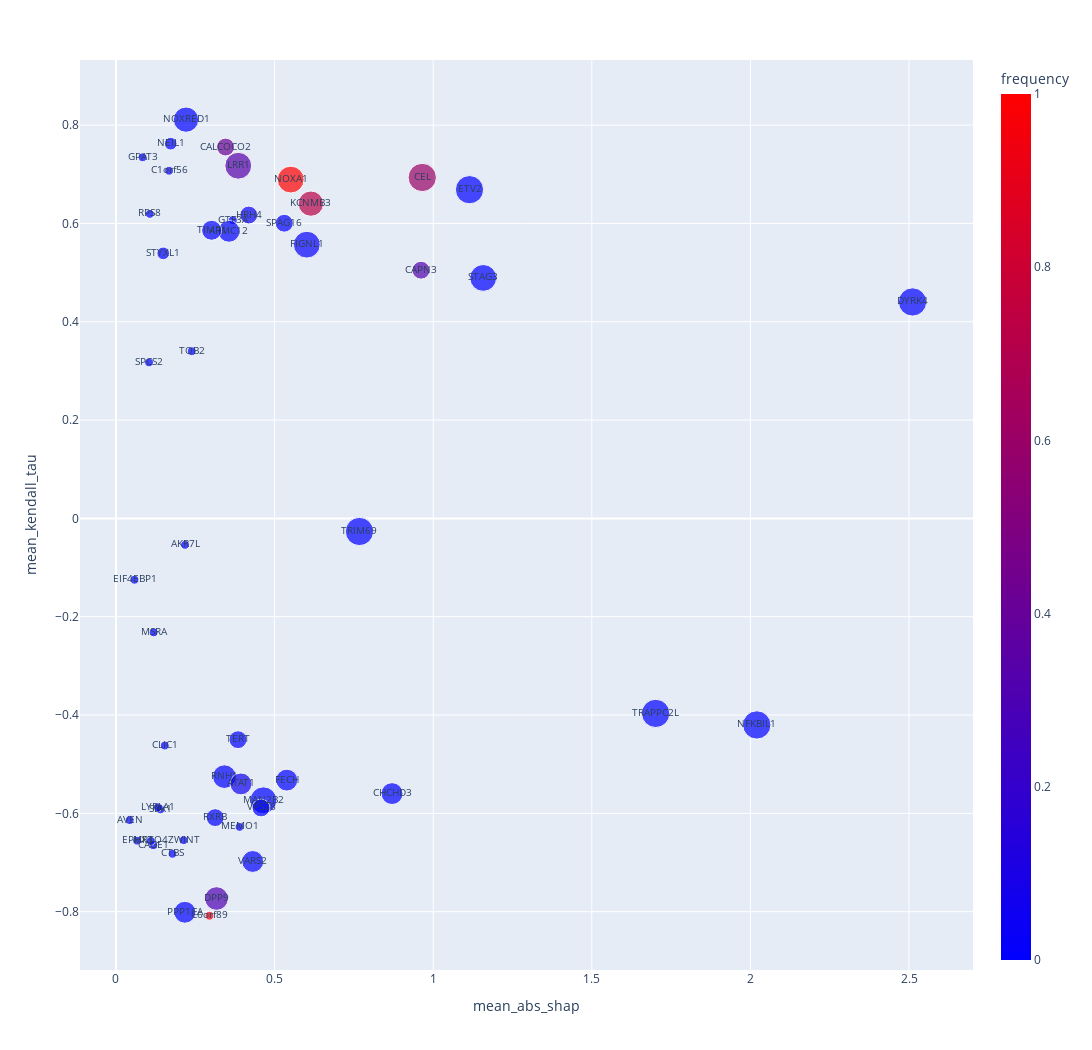

Source (notebook cell):
### Markdown cell above
Plot distributions of genes

### Code cell
import pandas as pd
pd.options.plotting.backend = "plotly"
shap_plot = shap_with_linear_causal.copy()
shap_plot['repeats_lifespan_stage_1'] = shap_plot['repeats_lifespan_stage_1'].replace(np.nan, 1)
shap_plot['frequency'] = shap_plot['frequency'].replace(np.nan, 0)

fig = shap_plot.plot.scatter(x="mean_abs_shap", y="mean_kendall_tau", size="repeats_lifespan_stage_1", text="symbol", color_continuous_scale="Bluered",  height=1050, width=1400, color="frequency")
fig = fig.for_each_trace(lambda t: t.update(textfont_size=10))
fig.show()

### Figure 1 — Plotly figure (JSON) as saved in the notebook; plotly's stock layout.template omitted (floating-point values rounded to 4 significant figures)
{"data": [{"hovertemplate": "mean_abs_shap=%{x}<br>mean_kendall_tau=%{y}<br>repeats_lifespan_stage_1=%{marker.size}<br>symbol=%{text}<br>frequency=%{marker.color}<extra></extra>", "legendgroup": "", "marker": {"color": [0, 0, 0, 0, 0, 0.6, 0.32, 0, 0, 0.72, 0.02, 0, 0, 0, 0, 0, 0.34, 0, 0.42, 0, 0.3, 0, 0, 0, 0, 0, 0, 0, 0, 0, 0, 0, 0, 0, 0, 1, 0, 0.04, 0.06, 0, 0, 0, 0.94, 0, 0, 0, 0.04, 0, 0, 0, 0], "coloraxis": "coloraxis", "size": [10, 10, 10, 9, 10, 10, 4, 6, 10, 8, 9, 6, 9, 4, 6, 1, 9, 4, 4, 7, 7, 4, 8, 1, 1, 2, 1, 2, 1, 1, 1, 1, 1, 1, 1, 9, 4, 4, 6, 1, 6, 5, 1, 1, 6, 1, 1, 1, 1, 1, 1], "sizemode": "area", "sizeref": 0.025, "symbol": "circle"}, "mode": "markers+text", "name": "", "orientation": "v", "showlegend": false, "text": ["DYRK4", "NFKBIL1", "TRAPPC2L", "STAG3", "ETV2", "CEL", "CAPN3", "CHCHD3", "TRIM69", "KCNMB3", "FIGNL1", "FECH", "MAN2B2", "VPS28", "VARS2", "MEMO1", "LRR1", "TERT", "CALCOCO2", "RNH1", "DPP9", "RXRB", "NOXRED1", "AKR7L", "CTBS", "NEIL1", "CLIC1", "STYXL1", "SBK1", "LYPLA1", "MSRA", "RPS8", "SPCS2", "GPAT3", "EIF4EBP1", "NOXA1", "SPAG16", "HRH4", "ATAT1", "GTF3A", "ARMC12", "TIMP1", "C6orf89", "TOB2", "PPP1CA", "ZWINT", "C1orf56", "CAGE1", "MRTO4", "EPHX3", "AVEN"], "textfont": {"size": 10}, "type": "scatter", "x": [2.511, 2.02, 1.701, 1.158, 1.114, 0.9655, 0.9617, 0.8702, 0.7674, 0.6144, 0.6016, 0.5386, 0.4647, 0.4571, 0.4311, 0.3896, 0.3854, 0.3846, 0.3455, 0.3417, 0.3169, 0.3127, 0.2209, 0.2177, 0.1781, 0.1725, 0.1537, 0.1489, 0.1402, 0.1319, 0.1188, 0.1066, 0.1041, 0.08386, 0.05843, 0.5508, 0.5303, 0.4186, 0.394, 0.3684, 0.3562, 0.3015, 0.2947, 0.2388, 0.2172, 0.2132, 0.1673, 0.1176, 0.1097, 0.06656, 0.04306], "xaxis": "x", "y": [0.4403, -0.4201, -0.3967, 0.4893, 0.6687, 0.6936, 0.5049, -0.5598, -0.02658, 0.6403, 0.5569, -0.5324, -0.5734, -0.589, -0.6979, -0.6276, 0.7174, -0.4501, 0.7555, -0.5253, -0.7732, -0.6087, 0.8112, -0.05387, -0.6823, 0.7623, -0.4621, 0.5393, -0.5918, -0.5877, -0.2319, 0.6195, 0.3173, 0.7346, -0.1248, 0.6893, 0.6005, 0.6171, -0.5401, 0.6068, 0.584, 0.5861, -0.8082, 0.3401, -0.8012, -0.6545, 0.7072, -0.6649, -0.6561, -0.6556, -0.6137], "yaxis": "y"}], "layout": {"coloraxis": {"colorbar": {"title": {"text": "frequency"}}, "colorscale": [[0, "rgb(0,0,255)"], [1, "rgb(255,0,0)"]]}, "height": 1050, "legend": {"itemsizing": "constant", "tracegroupgap": 0}, "margin": {"t": 60}, "width": 1400, "xaxis": {"anchor": "y", "autorange": true, "domain": [0, 1], "range": [-0.1083, 2.687], "title": {"text": "mean_abs_shap"}, "type": "linear"}, "yaxis": {"anchor": "x", "autorange": true, "domain": [0, 1], "range": [-0.9187, 0.9325], "title": {"text": "mean_kendall_tau"}, "type": "linear"}}}
